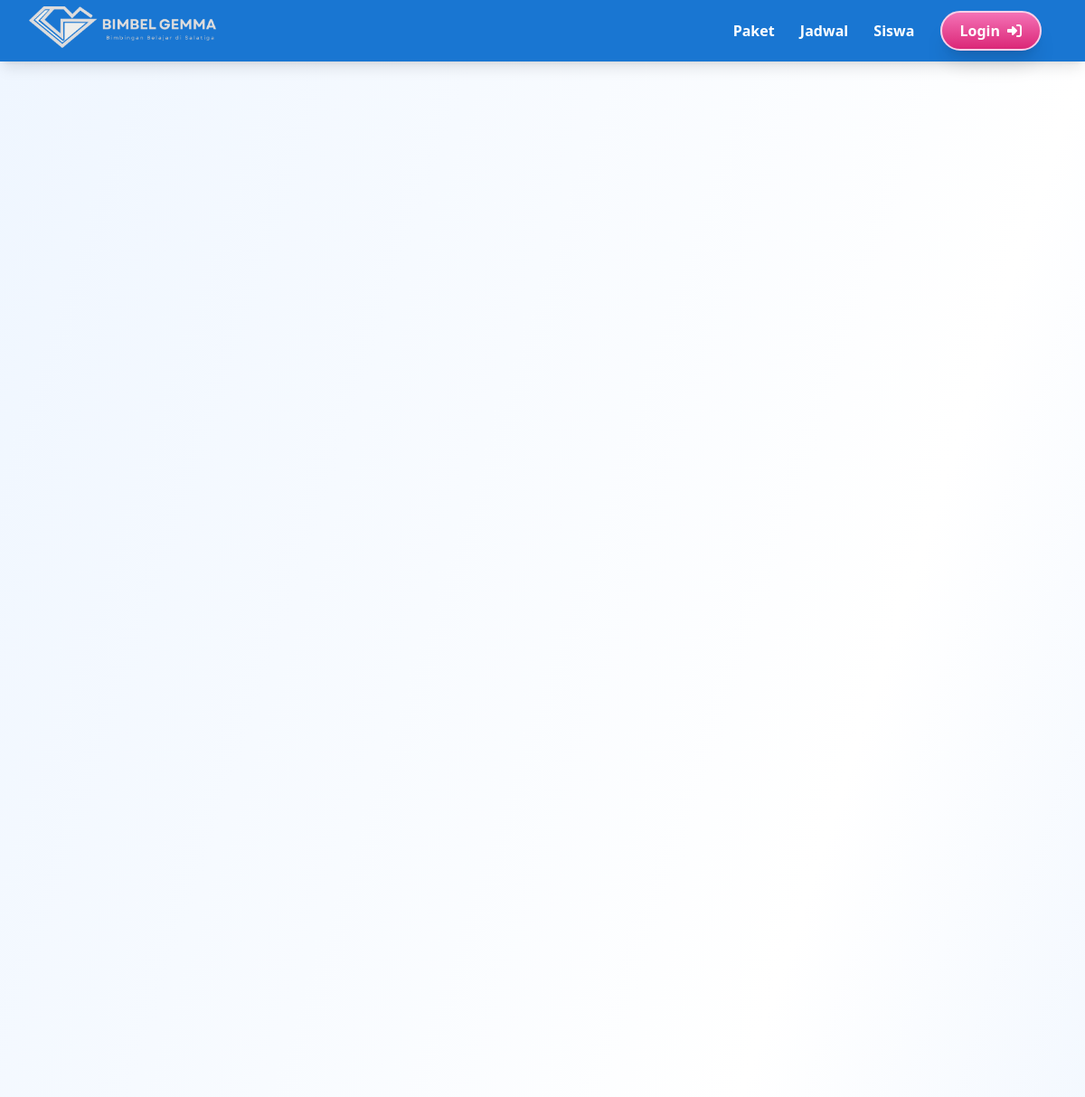
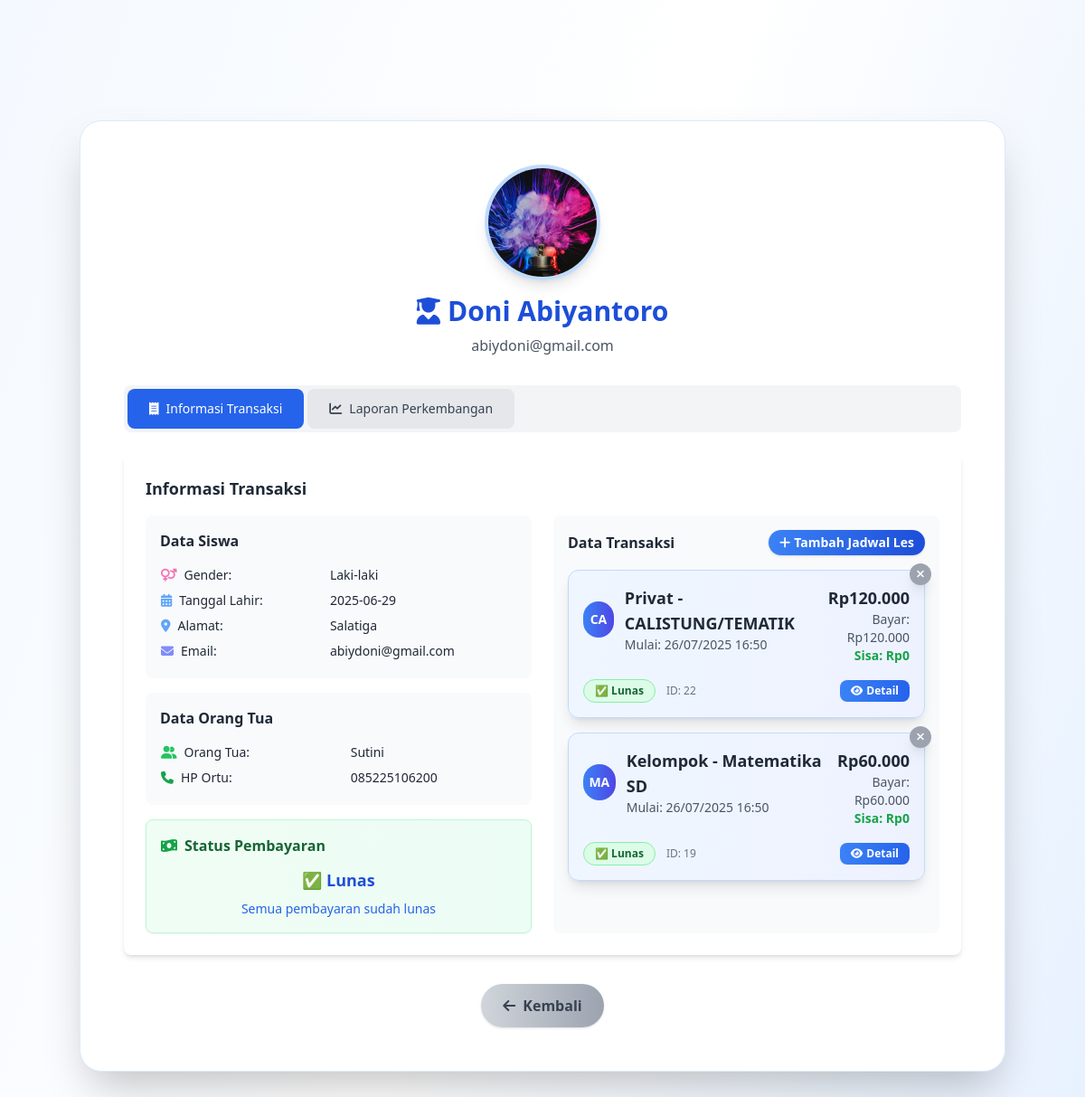
/detail_siswa.php?email=abiydoni@gmail.com, run on the app's committed database (2 pictures, top to bottom).
### tables this page shows
CREATE TABLE `tb_profile` (
  `id` int(11) NOT NULL,
  `nama` varchar(100) NOT NULL,
  `keterangan` varchar(225) NOT NULL,
  `alamat` varchar(255) NOT NULL,
  `email` varchar(100) NOT NULL,
  `wa` varchar(20) NOT NULL,
  `ig` varchar(50) NOT NULL,
  `logo1` varchar(100) NOT NULL,
  `logo2` varchar(100) NOT NULL,
  `tanggal` timestamp NOT NULL DEFAULT current_timestamp() ON UPDATE current_timestamp()
);

CREATE TABLE `tb_siswa` (
  `id` int(11) NOT NULL,
  `nama` varchar(100) NOT NULL,
  `gender` varchar(20) DEFAULT NULL,
  `tgl_lahir` date DEFAULT NULL,
  `ortu` varchar(100) DEFAULT NULL,
  `hp_ortu` varchar(30) DEFAULT NULL,
  `alamat` varchar(255) DEFAULT NULL,
  `email` varchar(100) DEFAULT NULL,
  `foto` varchar(100) DEFAULT NULL,
  `created_at` timestamp NOT NULL DEFAULT current_timestamp()
);

CREATE TABLE `tb_trx` (
  `id` int(11) NOT NULL,
  `email` varchar(100) NOT NULL,
  `paket` varchar(50) NOT NULL,
  `mapel` varchar(100) NOT NULL,
  `harga` int(11) NOT NULL,
  `bayar` int(11) NOT NULL,
  `status` tinyint(1) NOT NULL,
  `tanggal` timestamp NOT NULL DEFAULT current_timestamp() ON UPDATE current_timestamp(),
  `id_tentor` int(11) DEFAULT NULL
);

CREATE TABLE `tb_mapel` (
  `id` int(11) NOT NULL,
  `kode` varchar(10) NOT NULL,
  `nama` varchar(100) NOT NULL,
  `keterangan` varchar(255) NOT NULL,
  `status` tinyint(1) NOT NULL,
  `tanggal` timestamp NOT NULL DEFAULT current_timestamp() ON UPDATE current_timestamp()
);

CREATE TABLE `tb_paket` (
  `id` int(11) NOT NULL,
  `Kode` varchar(10) NOT NULL,
  `nama` varchar(100) NOT NULL,
  `keterangan` varchar(255) NOT NULL,
  `jenjang` varchar(20) NOT NULL,
  `harga` int(11) NOT NULL,
  `status` tinyint(1) NOT NULL,
  `tanggal` timestamp NOT NULL DEFAULT current_timestamp() ON UPDATE current_timestamp()
);

### detail_siswa.php (the view, shortened to what this page needs)
<?php
include 'includes/header.php';
include 'api/db.php';
$email = isset($_GET['email']) ? $_GET['email'] : '';
$siswa = null;
if ($email) {
  $stmt = $pdo->prepare('SELECT * FROM tb_siswa WHERE email = ? LIMIT 1');
  $stmt->execute([$email]);
  $siswa = $stmt->fetch(PDO::FETCH_ASSOC);
}
$foto = isset($siswa['foto']) && $siswa['foto'] ? 'assets/img/profile/' . $siswa['foto'] : 'assets/img/profile/default.png';
$trx = [];
if (!empty($siswa['email'])) {
  try {
    $stmt = $pdo->prepare('SELECT t.id, t.paket, t.harga, t.bayar, t.status, t.tanggal, p.nama as nama_paket, t.mapel, m.nama as nama_mapel FROM tb_trx t LEFT JOIN tb_paket p ON t.paket = p.kode LEFT JOIN tb_mapel m ON t.mapel = m.kode WHERE t.email = ? ORDER BY t.tanggal DESC');
    $stmt->execute([$siswa['email']]);
    $trx = $stmt->fetchAll(PDO::FETCH_ASSOC);
    foreach ($trx as $i => $t) {
      $stmt2 = $pdo->prepare('SELECT id, tanggal, jam_trx FROM tb_trx_tanggal WHERE id_trx = ? ORDER BY tanggal, jam_trx');
      $stmt2->execute([$t['id']]);
      $trx[$i]['jadwal'] = $stmt2->fetchAll(PDO::FETCH_ASSOC);
    }
  } catch (Exception $e) {}
}
?>
<div class="min-h-screen flex items-center justify-center bg-gradient-to-br from-blue-50 via-white to-blue-100 py-10 px-2">
  <div class="w-full max-w-5xl bg-white rounded-3xl shadow-2xl p-8 md:p-12 border border-blue-100 relative mx-auto">
    <div class="text-center mb-8">
      <img src="<?= htmlspecialchars($foto) ?>" alt="Foto Siswa" class="w-32 h-32 rounded-full object-cover border-4 border-blue-200 shadow-lg mx-auto mb-4">
      <div class="text-3xl font-extrabold text-blue-700 flex items-center justify-center gap-2">
        <i class="fa-solid fa-user-graduate"></i> <?= htmlspecialchars($siswa['nama']) ?>
      </div>
      <p class="text-gray-600 mt-2"><?= htmlspecialchars($siswa['email']) ?></p>
    </div>
    <div class="flex space-x-1 bg-gray-100 p-1 rounded-lg mb-6">
      <button onclick="showTab('transaksi')" class="px-6 py-3 rounded-lg text-sm font-medium bg-blue-600 text-white transition-all">
        <i class="fa-solid fa-receipt mr-2"></i>Informasi Transaksi
      </button>
      <button onclick="showTab('perkembangan')" class="px-6 py-3 rounded-lg text-sm font-medium bg-gray-200 text-gray-700 transition-all">
        <i class="fa-solid fa-chart-line mr-2"></i>Laporan Perkembangan
      </button>
    </div>
    <div id="tab-content-transaksi" class="block">
      <div class="bg-white rounded-lg shadow-md p-6">
        <h3 class="text-lg font-semibold text-gray-800 mb-4">Informasi Transaksi</h3>
        <div class="grid grid-cols-1 lg:grid-cols-2 gap-6">
          <div class="space-y-4">
            <div class="bg-gray-50 rounded-lg p-4">
              <h4 class="font-semibold text-gray-800 mb-3">Data Siswa</h4>
              <table class="w-full text-sm">
                <tr><td class="py-1 pr-3"><i class="fa-solid fa-venus-mars text-pink-400 mr-2"></i>Gender:</td><td class="py-1"> <?= htmlspecialchars($siswa['gender']) ?></td></tr>
                <tr><td class="py-1 pr-3"><i class="fa-solid fa-calendar-days text-blue-400 mr-2"></i>Tanggal Lahir:</td><td class="py-1"> <?= htmlspecialchars($siswa['tgl_lahir']) ?></td></tr>
                <tr><td class="py-1 pr-3"><i class="fa-solid fa-location-dot text-blue-400 mr-2"></i>Alamat:</td><td class="py-1"> <?= htmlspecialchars($siswa['alamat']) ?></td></tr>
                <tr><td class="py-1 pr-3"><i class="fa-solid fa-envelope text-indigo-400 mr-2"></i>Email:</td><td class="py-1"> <?= htmlspecialchars($siswa['email']) ?></td></tr>
              </table>
            </div>
            <div class="bg-gray-50 rounded-lg p-4">
              <h4 class="font-semibold text-gray-800 mb-3">Data Orang Tua</h4>
              <table class="w-full text-sm">
                <tr><td class="py-1 pr-3"><i class="fa-solid fa-user-group text-green-500 mr-2"></i>Orang Tua:</td><td class="py-1"> <?= htmlspecialchars($siswa['ortu']) ?></td></tr>
                <tr><td class="py-1 pr-3"><i class="fa-solid fa-phone text-green-600 mr-2"></i>HP Ortu:</td><td class="py-1"> <?= htmlspecialchars($siswa['hp_ortu']) ?></td></tr>
              </table>
            </div>
            <?php
            $total_sisa = array_sum(array_map(function($t) { return max(0, $t['harga'] - $t['bayar']); }, $trx));
            ?>
            <div class="bg-gradient-to-r from-green-50 to-emerald-50 rounded-lg p-4 border border-green-200 shadow-sm">
              <h4 class="font-semibold text-green-800 mb-3 flex items-center gap-2">
                <i class="fa-solid fa-money-bill-wave text-green-600"></i>Status Pembayaran
              </h4>
              <div class="text-center">
                <?php if ($total_sisa > 0): ?>
                <div class="text-2xl font-bold text-green-700 mb-2">
                  Rp<?= number_format($total_sisa,0,',','.') ?>
                </div>
                <p class="text-sm text-green-600">Yang harus dibayar</p>
                <?php else: ?>
                <div class="text-lg font-bold text-blue-700 mb-2">
                  ✅ Lunas
                </div>
                <p class="text-sm text-blue-600">Semua pembayaran sudah lunas</p>
                <?php endif; ?>
              </div>
            </div>
          </div>
          <div class="bg-gray-50 rounded-lg p-4">
            <div class="flex items-center justify-between mb-4">
              <h4 class="font-semibold text-gray-800">Data Transaksi</h4>
              <button id="btn-tambah-trx" class="px-3 py-1 bg-gradient-to-r from-blue-500 to-blue-700 text-white font-semibold rounded-full shadow hover:scale-105 hover:shadow-lg transition flex items-center gap-1 text-sm whitespace-nowrap">
                <i class="fa-solid fa-plus"></i> Tambah Jadwal Les
              </button>
            </div>
            <?php if (empty($trx)): ?>
              <div class="text-gray-500 italic text-center py-8">Belum ada transaksi untuk siswa ini.</div>
            <?php else: ?>
              <?php
              $trx_lunas = [];
              $trx_belum_lunas = [];
              foreach($trx as $t) {
                $sisa = $t['harga'] - $t['bayar'];
                if ($sisa <= 0) {
                  $trx_lunas[] = $t;
                } else {
                  $trx_belum_lunas[] = $t;
                }
              }
              $trx_to_show = [];
              if (empty($trx_belum_lunas)) {
                $trx_to_show = array_slice($trx_lunas, 0, 3);
              } elseif (count($trx_belum_lunas) == 1 && count($trx_lunas) >= 2) {
                $trx_to_show = array_merge($trx_belum_lunas, array_slice($trx_lunas, 0, 2));
              } elseif (count($trx_belum_lunas) == 2 && count($trx_lunas) >= 1) {
                $trx_to_show = array_merge($trx_belum_lunas, array_slice($trx_lunas, 0, 1));
              } elseif (count($trx_belum_lunas) == 3) {
                $trx_to_show = $trx_belum_lunas;
              } else {
                $trx_to_show = $trx_belum_lunas;
              }
              ?>
              <div class="space-y-4">
                <?php foreach($trx_to_show as $t):
                  $sisa = $t['harga'] - $t['bayar'];
                  $lunas = $sisa <= 0;
                ?>
                  <div class="bg-gradient-to-r from-blue-50 to-indigo-50 rounded-xl p-4 border border-blue-200 shadow-lg hover:shadow-xl transition-all duration-300 relative">
                    <button onclick="<?= $lunas ? 'return false;' : 'hapusTransaksi(' . $t['id'] . ')' ?>"
                            class="absolute -top-2 -right-2 w-6 h-6 <?= $lunas ? 'bg-gray-400 cursor-not-allowed' : 'bg-red-500 hover:bg-red-600' ?> text-white rounded-full flex items-center justify-center text-xs transition-all duration-200 <?= $lunas ? '' : 'hover:scale-110' ?> shadow-lg"
                            <?= $lunas ? 'disabled title="Transaksi lunas tidak dapat dihapus"' : '' ?>>
                      <i class="fa-solid fa-times"></i>
                    </button>
                    <div class="flex justify-between items-start mb-4">
                      <div class="flex items-center gap-3">
                        <div class="w-10 h-10 bg-gradient-to-r from-blue-500 to-indigo-600 rounded-full flex items-center justify-center text-white font-bold text-sm">
                          <?= strtoupper(substr($t['nama_mapel'], 0, 2)) ?>
                        </div>
                        <div>
                          <h4 class="font-bold text-gray-800 text-lg"><?= htmlspecialchars($t['nama_paket']) ?> - <?= htmlspecialchars($t['nama_mapel']) ?></h4>
                          <p class="text-sm text-gray-600">Mulai: <?= date('d/m/Y H:i', strtotime($t['tanggal'])) ?></p>
                        </div>
                      </div>
                      <div class="text-right">
                        <div class="text-lg font-bold text-gray-800">Rp<?= number_format($t['harga'],0,',','.') ?></div>
                        <div class="text-sm text-gray-600">Bayar: Rp<?= number_format($t['bayar'],0,',','.') ?></div>
                        <div class="text-sm <?= $lunas ? 'text-green-600' : 'text-red-600' ?> font-semibold">
                          Sisa: Rp<?= number_format($sisa,0,',','.') ?>
                        </div>
                      </div>
                    </div>
                    <div class="flex justify-between items-center">
                      <div class="flex items-center gap-3">
                        <span class="px-3 py-1 rounded-full text-xs font-bold <?= $lunas ? 'bg-green-100 text-green-800 border border-green-300' : 'bg-orange-100 text-orange-800 border border-orange-300' ?>">
                          <?= $lunas ? '✅ Lunas' : '⚠️ Belum Lunas' ?>
                        </span>
                        <span class="text-xs text-gray-500">ID: <?= $t['id'] ?></span>
                      </div>
                      <div class="flex gap-2">
                        <button onclick="viewTransaksiDetail(<?= $t['id'] ?>)" class="px-3 py-1 bg-gradient-to-r from-blue-500 to-blue-600 text-white text-xs font-semibold rounded-lg hover:from-blue-600 hover:to-blue-700 transition-all duration-200 flex items-center gap-1">
                          <i class="fa-solid fa-eye"></i> Detail
                        </button>
                      </div>
                    </div>
                  </div>
                <?php endforeach; ?>
              </div>
            <?php endif; ?>
          </div>
        </div>
      </div>
    </div>
    <div class="flex justify-center mt-8">
      <a href="javascript:history.back()" class="px-6 py-3 bg-gradient-to-r from-gray-300 to-gray-400 text-gray-700 font-bold rounded-full shadow hover:scale-105 hover:shadow-xl transition flex items-center gap-2">
        <i class="fa-solid fa-arrow-left"></i> Kembali
      </a>
    </div>
  </div>
</div>
<link rel="stylesheet" href="https://cdn.jsdelivr.net/npm/flatpickr/dist/flatpickr.min.css">
<?php include 'includes/footer.php'; ?>

### includes/header.php (shortened to what this page needs)
<!DOCTYPE html>
<html lang="id">
<head>
    <script src="https://cdn.tailwindcss.com"></script>
    <link rel="stylesheet" href="https://cdnjs.cloudflare.com/ajax/libs/font-awesome/6.4.0/css/all.min.css">
</head>
<body class="bg-gradient-to-br from-blue-50 via-pink-50 to-yellow-50 min-h-screen text-gray-800">
    <nav id="navbar" class="fixed top-0 left-0 w-full bg-[#1976D2] shadow-lg z-50">
        <div class="max-w-6xl mx-auto flex items-center justify-between px-6 py-3">
            <a href="/" class="flex items-center font-extrabold text-2xl text-white tracking-wide hover:opacity-80 transition">
                <?php
                include_once __DIR__ . '/../api/db.php';
                try {
                  $stmt = $pdo->query('SELECT nama, alamat, ig, wa, keterangan, logo1 FROM tb_profile LIMIT 1');
                  $row = $stmt->fetch(PDO::FETCH_ASSOC);
                  if ($row) {
                    $logo1 = (isset($row['logo1']) && $row['logo1'] && strpos($row['logo1'], '/') === false) ? 'assets/img/' . $row['logo1'] : $row['logo1'];
                  }
                } catch (Exception $e) {}
                ?>
                <img src="<?= htmlspecialchars($logo1) ?>" alt="Logo" class="w-auto h-12 -ml-4 -mt-2 mr-2 object-contain" style="filter: hue-rotate(200deg) saturate(2);">
            </a>
            <div class="space-x-6 text-base font-semibold">
                <a href="#paket" class="hover:text-yellow-300 text-white transition">Paket</a>
                <a href="#jadwal" class="hover:text-yellow-300 text-white transition">Jadwal</a>
                <a href="#promo" class="hover:text-yellow-300 text-white transition">Siswa</a>
                <a href="login.php" class="ml-2 px-5 py-2 bg-gradient-to-b from-pink-400 to-pink-600 text-white font-extrabold rounded-full border-2 border-pink-200 shadow-xl transition inline-flex items-center gap-2 hover:scale-105 focus:scale-105">
                    <span>Login</span>
                    <i class="fa-solid fa-right-to-bracket text-base"></i>
                </a>
            </div>
        </div>
    </nav>
    <div class="h-16"></div>

### includes/footer.php (shortened to what this page needs)
</body>
</html>

### data on the page
tb_profile: logo1 (picture)
tb_siswa: foto (picture), nama "Doni Abiyantoro", email "abiydoni@gmail.com", gender "Laki-laki", tgl_lahir "2025-06-29", alamat "Salatiga", ortu "Sutini", hp_ortu "085225106200"
tb_trx: tb_mapel.nama "CA", tb_paket.nama "Privat", tb_mapel.nama "CALISTUNG/TEMATIK", tanggal "26/07/2025 16:50", harga "120.000", bayar "120.000", sisa "0", shows "✅ Lunas", id "22"
tb_trx: tb_mapel.nama "MA", tb_paket.nama "Kelompok", tb_mapel.nama "Matematika SD", tanggal "26/07/2025 16:50", harga "60.000", bayar "60.000", sisa "0", shows "✅ Lunas", id "19"
